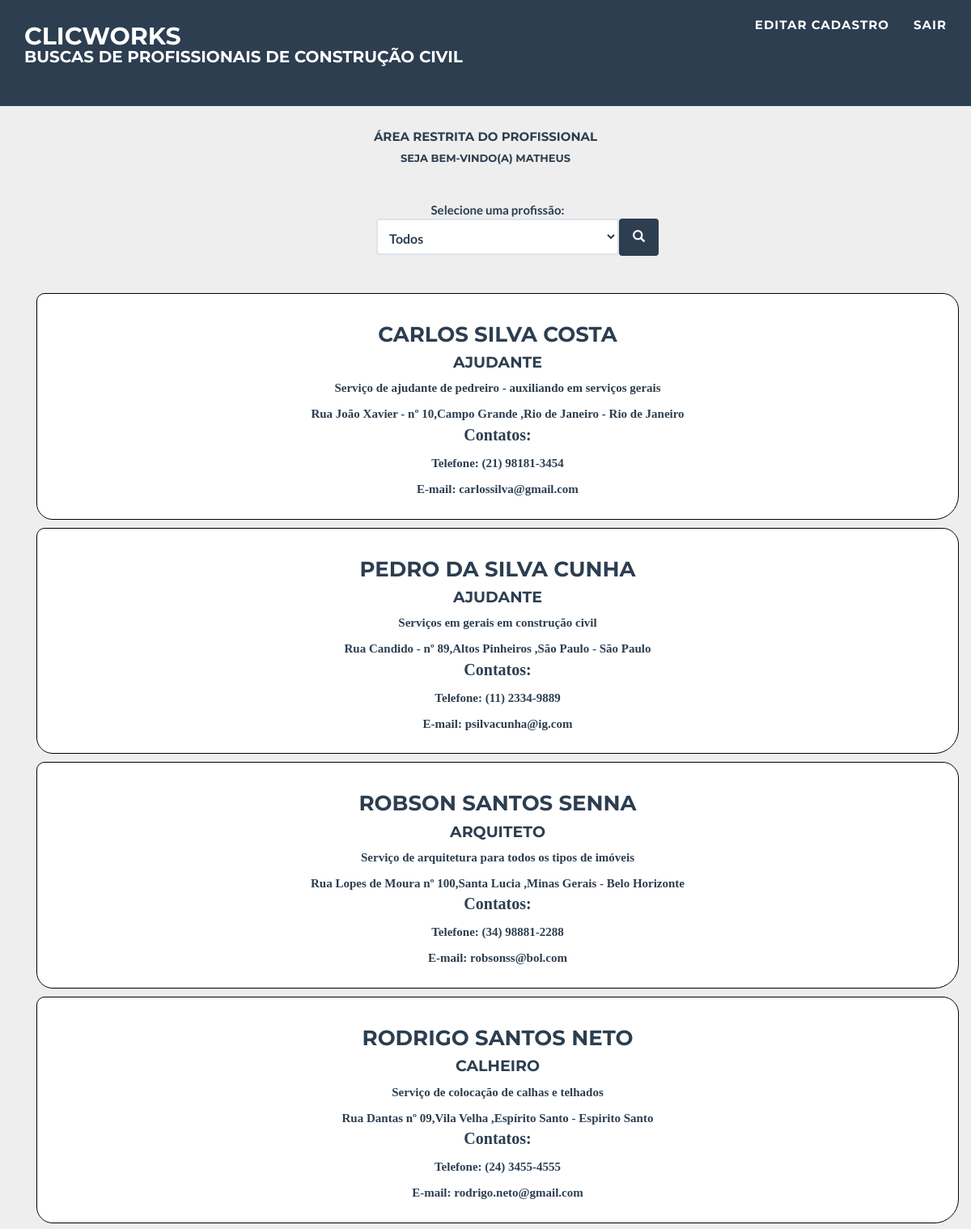
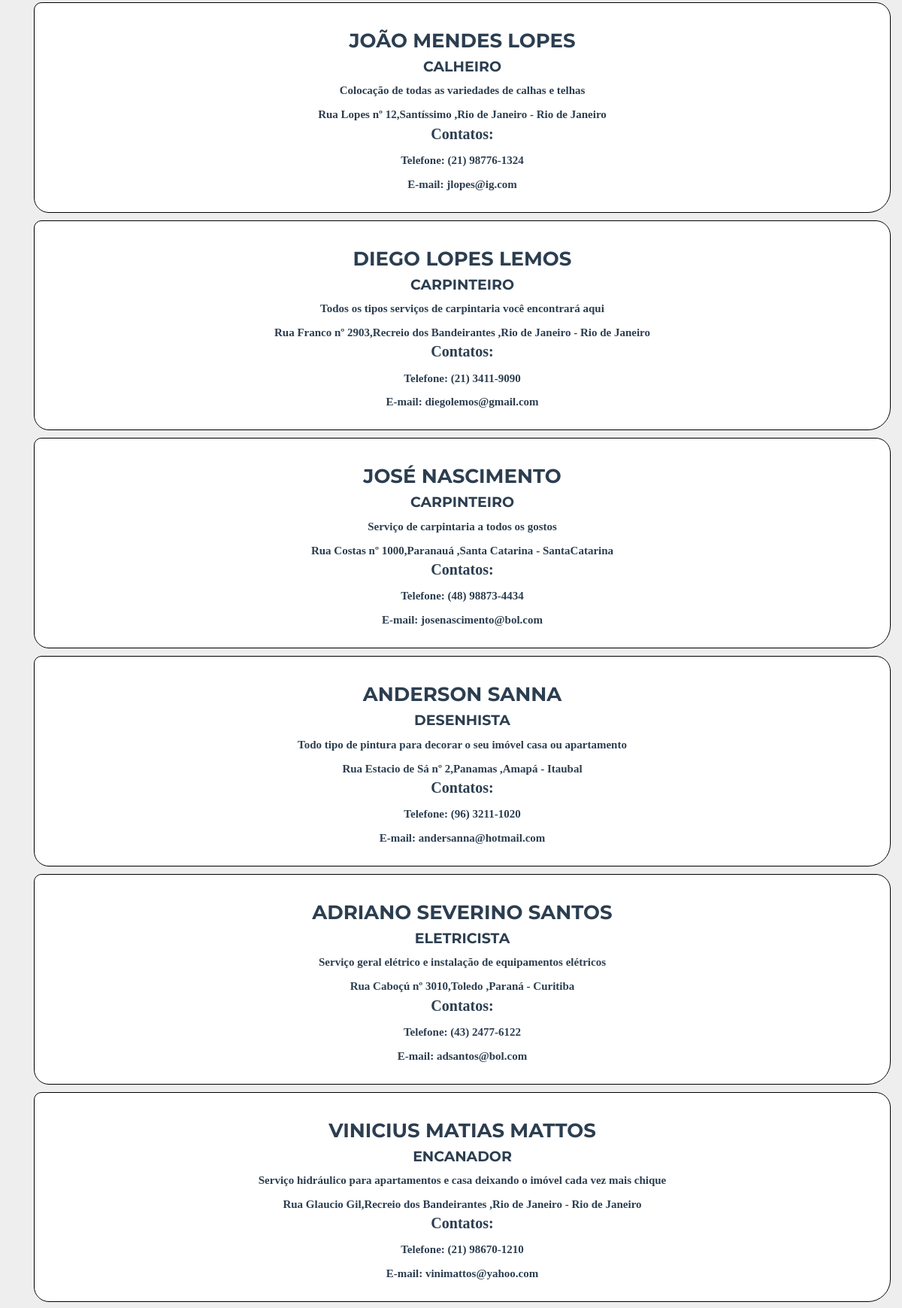
Page /views/areaProfissional.php (signed in, upper part) on the committed database (2 pictures, top to bottom).
### tables this page shows
CREATE TABLE IF NOT EXISTS `profissionais` (
  `id_pro` int(11) NOT NULL AUTO_INCREMENT,
  `id_login_pro` int(11) NOT NULL,
  `id_serv_pro` int(11) NOT NULL,
  `nome_pro` varchar(200) NOT NULL,
  `cpf_pro` varchar(100) NOT NULL,
  `data_nascimento_pro` datetime NOT NULL,
  `data_cadastro_pro` datetime NOT NULL,
  `escolaridade_pro` varchar(100) NOT NULL,
  `endereco_pro` varchar(200) NOT NULL,
  `cep_pro` varchar(100) NOT NULL,
  `bairro_pro` varchar(100) NOT NULL,
  `cidade_pro` varchar(100) NOT NULL,
  `estado_pro` varchar(100) NOT NULL,
  `resumo_experiencia_pro` varchar(500) NOT NULL,
  `telefone_pro` varchar(100) NOT NULL,
  `email_pro` varchar(200) NOT NULL,
  PRIMARY KEY (`id_pro`),
  KEY `id_login_str` (`id_login_pro`),
  KEY `id_serv_str` (`id_serv_pro`)
);

CREATE TABLE IF NOT EXISTS `servicos` (
  `id_serv` int(11) NOT NULL AUTO_INCREMENT,
  `nome_serv` varchar(200) NOT NULL,
  PRIMARY KEY (`id_serv`)
);

### controllers/profissionalController.php (called while the page is built, shortened)
<?php
require_once("../Model/profissionalModel.php");
require_once("../Model/servicoModel.php");
require_once("../dao/mao_De_Obra_Dao.php");
class profissionalController {
	static function exibirDadosProfissionais(){
		$mao_De_Obra_Dao = new mao_De_Obra_Dao();
        $result = $mao_De_Obra_Dao->exibirDadosProfissionais();
		$listaCadastrosProfissionais = array();
		$indice = 1;
        if (($result -> rowCount()) >= 1){
            foreach($result as $pr) {
				$profissionalModel = new profissionalModel();
				$servicoModel = new servicoModel();
				$cadastroProfissionalModel = new cadastroProfissionalModel();
				$profissionalModel->setId_pro($pr[0]);
				$profissionalModel->setId_login_pro($pr[1]);
				$profissionalModel->setId_serv_pro($pr[2]);
				$profissionalModel->setNome_pro($pr[3]);
				$profissionalModel->setCpf_pro($pr[4]);
				$profissionalModel->setData_Nascimento_pro($pr[5]);
				$profissionalModel->setData_Cadastro_pro($pr[6]);
				$profissionalModel->setEscolaridade_pro($pr[7]);
				$profissionalModel->setEndereco_pro($pr[8]);
				$profissionalModel->setCep_pro($pr[9]);
				$profissionalModel->setBairro_pro($pr[10]);
				$profissionalModel->setCidade_pro($pr[11]);
				$profissionalModel->setEstado_pro($pr[12]);
				$profissionalModel->setResumo_experiencia_pro($pr[13]);
				$profissionalModel->setTelefone_pro($pr[14]);
				$profissionalModel->setEmail_pro($pr[15]);
				$servicoModel->setid_serv($pr[16]);
				$servicoModel->setNome_serv($pr[17]);
				$cadastroProfissionalModel->setProfissionalModel($profissionalModel);
				$cadastroProfissionalModel->setServicoModel($servicoModel);
				$listaCadastrosProfissionais[$indice] = $cadastroProfissionalModel;
				$indice++;
			}
		}
		return $listaCadastrosProfissionais;
	}
}

### db/conexao.php (called while the page is built, shortened)
<?php
class Conexao extends PDO {
    private $conn = "mysql:host=localhost; dbname=mao_de_obra; charset=utf8";
    private $usuario = "root";
    private $senha = "";
    public $handle = null;
    function __construct() {
        try {
            if ($this->handle == null) {
                $dbh = parent::__construct($this->conn, $this->usuario, $this->senha);
                $this->handle = $dbh;
                return $this->handle;
            }
        } catch (PDOException $e) {
            echo "a conexão falhou. Erro: " . $e->getMessage();
            return false;
        }
    }
}

### dao/mao_De_Obra_Dao.php (called while the page is built, shortened)
<?php
require_once("../db/conexao.php");
require_once("../Model/profissionalModel.php");
require_once("../Model/servicoModel.php");
require_once("../Model/cadastroProfissionalModel.php");
class mao_De_Obra_Dao{
	public function exibirDadosProfissionais(){
		try{
			$this->conn = new conexao();
			$query = ("SELECT p.id_pro, p.id_login_pro, p.id_serv_pro, p.nome_pro, p.cpf_pro, date_format(p.data_nascimento_pro,'%Y-%m-%d') as data_nascimento_pro, date_format(p.data_cadastro_pro,'%Y-%m-%d') as data_cadastro_pro, p.escolaridade_pro, p.endereco_pro, p.cep_pro, p.bairro_pro, p.cidade_pro, p.estado_pro, p.resumo_experiencia_pro, p.telefone_pro, p.email_pro, s.* FROM profissionais p, servicos s WHERE p.id_serv_pro = s.id_serv ORDER BY s.nome_serv");
			$stmt = $this->conn->prepare($query);
			  $stmt->execute();
			  return $stmt;
		}catch (Exception $ex){
			echo "Erro: " . $ex->getMessage();
		}
	}
}

### Model/cadastroProfissionalModel.php (called while the page is built, shortened)
<?php
require_once("../Model/profissionalModel.php");
require_once("../Model/servicoModel.php");
class cadastroProfissionalModel {
    private $profissionalModel;
	private $servicoModel;
    function getProfissionalModel() {
        return $this->profissionalModel;
    }
	function getServicoModel() {
        return $this->servicoModel;
    }
    function setProfissionalModel($profissionalModel) {
        $this->profissionalModel = $profissionalModel;
    }
    function setServicoModel($servicoModel) {
        $this->servicoModel = $servicoModel;
    }
}

### Model/profissionalModel.php (called while the page is built, shortened)
<?php
class profissionalModel {
    private $nome_pro;
	private $endereco_pro;
	private $bairro_pro;
	private $cidade_pro;
	private $estado_pro;
	private $resumo_experiencia_pro;
	private $telefone_pro;
	private $email_pro;
    function getNome_pro() {
        return $this->nome_pro;
    }
		function getEndereco_pro() {
        return $this->endereco_pro;
    }
	function getBairro_pro() {
        return $this->bairro_pro;
    }
	function getCidade_pro() {
        return $this->cidade_pro;
    }
	function getEstado_pro() {
        return $this->estado_pro;
    }
	function getResumo_experiencia_pro() {
        return $this->resumo_experiencia_pro;
    }
	function getTelefone_pro() {
        return $this->telefone_pro;
    }
	function getEmail_pro() {
        return $this->email_pro;
    }
    function setNome_pro($nome_pro) {
        $this->nome_pro = $nome_pro;
    }
	function setEndereco_pro($endereco_pro) {
        $this->endereco_pro = $endereco_pro;
    }
	function setBairro_pro($bairro_pro) {
        $this->bairro_pro = $bairro_pro;
    }
	function setCidade_pro($cidade_pro) {
        $this->cidade_pro = $cidade_pro;
    }
	function setEstado_pro($estado_pro) {
        $this->estado_pro = $estado_pro;
    }
	function setResumo_experiencia_pro($resumo_experiencia_pro) {
        $this->resumo_experiencia_pro = $resumo_experiencia_pro;
    }
	function setTelefone_pro($telefone_pro) {
        $this->telefone_pro = $telefone_pro;
    }
	function setEmail_pro($email_pro) {
        $this->email_pro = $email_pro;
    }
}

### Model/servicoModel.php (called while the page is built, shortened)
<?php
class servicoModel {
	private $nome_serv;
	function getNome_serv() {
        return $this->nome_serv;
    }
	function setNome_serv($nome_serv) {
        $this->nome_serv = $nome_serv;
    }
}

### views/areaProfissional.php (the view, shortened to what this page needs)
<?php
	require_once("../controllers/profissionalController.php");
	require_once("../Model/cadastroProfissionalModel.php");
	require_once("../Model/profissionalModel.php");
	require_once("../Model/servicoModel.php");
	$validar = $_SESSION["nomeUsuario"];
	if (empty($validar)){
		header("Location:../index.php");
	}else{
		if (isset($_SESSION['listaCadastrosProfissionais'])){
				$listaProfissionais = $_SESSION['listaCadastrosProfissionais'];
				if (sizeof($listaProfissionais)==0){$teste = 'Nenhum registro encontrado!';
				}else{
					$teste = '';
				};
				unset($_SESSION['listaCadastrosProfissionais']);
			}else{
			$profissionalController = new profissionalController();
			$listaProfissionais = $profissionalController->exibirDadosProfissionais();
			}
	}
?>
<!DOCTYPE html>
<html lang="pt-br">
<head>
	<link href="../views/bootstrap/css/bootstrap_arearestrita.css" rel="stylesheet">
	<link href="../views/bootstrap/css/ie10-viewport-bug-workaround.css" rel="stylesheet">
    <link href="../views/bootstrap/css/signin_arearestrita.css" rel="stylesheet">
    <link href="../views/bootstrap/css/estilo_arearestrita.css" rel="stylesheet">
    <link href="../views/bootstrap/css/freelancer.css" rel="stylesheet">
    <link href="font-awesome/css/font-awesome.min.css" rel="stylesheet" type="text/css">
</head>
<body id="page-top" class="index">
    <nav class="navbar navbar-default navbar-fixed-top">
        <div class="container">
            <div class="navbar-header page-scroll">
                <a class="navbar-brand" href="../index.php"><b>CLICWORKS<b/> <br/>
				<p>Buscas de Profissionais de construção civil<p/></a>
            </div>
            <div class="collapse navbar-collapse" id="bs-example-navbar-collapse-1">
                <ul class="nav navbar-nav navbar-right">
                    <li class="page-scroll">
						<a href="../views/editarCadastroProfissional.php">Editar cadastro</a>
                    </li>
					<li class="page-scroll">
                        <a href="../index.php">Sair</a>
                    </li>
                </ul>
            </div>
        </div>
    </nav>
    <section>
        <div class="container">
            <div class="row">
                <div class="col-lg-12 text-center">
                    <h5>Área Restrita do Profissional</h5>
                     <h6> <?php echo "Seja bem-vindo(a) ". $validar;?> </h6>
                </div>
            </div>
			<div class="container">
				<div class="row">
					<div class="col-lg-12 text-center">
						<form class="form-signin" method="POST" action="../controllers/profissionalController.php"  >
							<label for="inputCadastro" class="sr-only"  >PESQUISAR POR TIPO DE SERVIÇO</label>Selecione uma profissão:
							<select class="form-control" name="selecionar_pro" id="txt_plataforma" >
								<option value="0" selected="selected">Todos</option>
							</select>
							<div class= "col-lg-offset-12">
								<button  class="btn btn-primary" type="submit">
									<span  class="glyphicon glyphicon-search"></span>
								</button>
							</div>
						</form>
							<?php
								foreach($listaProfissionais as $itemLista){
									echo "<fieldset class='fieldset-responsive'>";
									 echo "<h3>".$itemLista->getProfissionalModel()->getNome_pro()."</h3>";
									echo "<h4>".$itemLista->getServicoModel()->getNome_serv()."</h4></p>" ;"</n>";
									echo "<strong> ".$itemLista->getProfissionalModel()->getResumo_experiencia_pro()."</strong></p>";
									echo "<strong> ".$itemLista->getProfissionalModel()->getEndereco_pro()."</strong>";
									echo "<strong>,".$itemLista->getProfissionalModel()->getBairro_pro()."</strong> ";
									echo "<strong>,".$itemLista->getProfissionalModel()->getEstado_pro()."</strong>";
									echo "<strong> - ".$itemLista->getProfissionalModel()->getCidade_pro()."</strong> ";
									echo "<p>Contatos:</p>";
									echo "<strong>Telefone: ".$itemLista->getProfissionalModel()->getTelefone_pro()."</p></strong>";
									echo "<strong>E-mail: ".$itemLista->getProfissionalModel()->getEmail_pro()."</p></strong>";
								    echo "</fieldset>";
								}
							?>
						<br/><br/><br/><br/>
					</div>
				</div>
			</div>
		</div>
    </section>
</body>
</html>

### rows in the picture
profissionais: nome_pro "CARLOS SILVA COSTA", servicos.nome_serv "AJUDANTE", resumo_experiencia_pro "Serviço de ajudante de pedreiro - auxiliando em serviços gerais", endereco_pro "Rua João Xavier - nº 10", bairro_pro "Campo Grande", estado_pro "Rio de Janeiro", cidade_pro "Rio de Janeiro", telefone_pro "(21) 98181-3454", email_pro "carlossilva@gmail.com"
profissionais: nome_pro "PEDRO DA SILVA CUNHA", servicos.nome_serv "AJUDANTE", resumo_experiencia_pro "Serviços em gerais em construção civil", endereco_pro "Rua Candido - nº 89", bairro_pro "Altos Pinheiros", estado_pro "São Paulo", cidade_pro "São Paulo", telefone_pro "(11) 2334-9889", email_pro "psilvacunha@ig.com"
profissionais: nome_pro "ROBSON SANTOS SENNA", servicos.nome_serv "ARQUITETO", resumo_experiencia_pro "Serviço de arquitetura para todos os tipos de imóveis", endereco_pro "Rua Lopes de Moura nº 100", bairro_pro "Santa Lucia", estado_pro "Minas Gerais", cidade_pro "Belo Horizonte", telefone_pro "(34) 98881-2288", email_pro "robsonss@bol.com"
profissionais: nome_pro "RODRIGO SANTOS NETO", servicos.nome_serv "CALHEIRO", resumo_experiencia_pro "Serviço de colocação de calhas e telhados", endereco_pro "Rua Dantas nº 09", bairro_pro "Vila Velha", estado_pro "Espírito Santo", cidade_pro "Espirito Santo", telefone_pro "(24) 3455-4555", email_pro "rodrigo.neto@gmail.com"
profissionais: nome_pro "JOÃO MENDES LOPES", servicos.nome_serv "CALHEIRO", resumo_experiencia_pro "Colocação de todas as variedades de calhas e telhas", endereco_pro "Rua Lopes nº 12", bairro_pro "Santíssimo", estado_pro "Rio de Janeiro", cidade_pro "Rio de Janeiro", telefone_pro "(21) 98776-1324", email_pro "jlopes@ig.com"
profissionais: nome_pro "DIEGO LOPES LEMOS", servicos.nome_serv "CARPINTEIRO", resumo_experiencia_pro "Todos os tipos serviços de carpintaria você encontrará aqui", endereco_pro "Rua Franco nº 2903", bairro_pro "Recreio dos Bandeirantes", estado_pro "Rio de Janeiro", cidade_pro "Rio de Janeiro", telefone_pro "(21) 3411-9090", email_pro "diegolemos@gmail.com"
profissionais: nome_pro "JOSÉ NASCIMENTO", servicos.nome_serv "CARPINTEIRO", resumo_experiencia_pro "Serviço de carpintaria a todos os gostos", endereco_pro "Rua Costas nº 1000", bairro_pro "Paranauá", estado_pro "Santa Catarina", cidade_pro "SantaCatarina", telefone_pro "(48) 98873-4434", email_pro "josenascimento@bol.com"
profissionais: nome_pro "ANDERSON SANNA", servicos.nome_serv "DESENHISTA", resumo_experiencia_pro "Todo tipo de pintura para decorar o seu imóvel casa ou apartamento", endereco_pro "Rua Estacio de Sá nº 2", bairro_pro "Panamas", estado_pro "Amapá", cidade_pro "Itaubal", telefone_pro "(96) 3211-1020", email_pro "andersanna@hotmail.com"
profissionais: nome_pro "ADRIANO SEVERINO SANTOS", servicos.nome_serv "ELETRICISTA", resumo_experiencia_pro "Serviço geral elétrico e instalação de equipamentos elétricos", endereco_pro "Rua Caboçú nº 3010", bairro_pro "Toledo", estado_pro "Paraná", cidade_pro "Curitiba", telefone_pro "(43) 2477-6122", email_pro "adsantos@bol.com"
profissionais: nome_pro "VINICIUS MATIAS MATTOS", servicos.nome_serv "ENCANADOR", resumo_experiencia_pro "Serviço hidráulico para apartamentos e casa deixando o imóvel cada vez mais chique", endereco_pro "Rua Glaucio Gil", bairro_pro "Recreio dos Bandeirantes", estado_pro "Rio de Janeiro", cidade_pro "Rio de Janeiro", telefone_pro "(21) 98670-1210", email_pro "vinimattos@yahoo.com"

### other values in the picture
$validar "MATHEUS"
